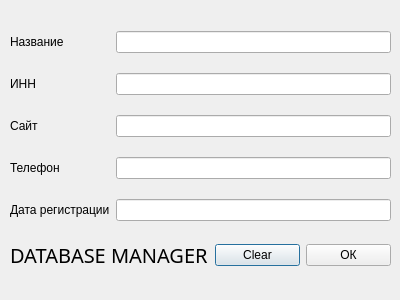
<?xml version="1.0" encoding="UTF-8"?>
<ui version="4.0">
 <class>Dialog</class>
 <widget class="QDialog" name="Dialog">
  <property name="geometry">
   <rect>
    <x>0</x>
    <y>0</y>
    <width>400</width>
    <height>300</height>
   </rect>
  </property>
  <property name="windowTitle">
   <string>Dialog</string>
  </property>
  <widget class="QWidget" name="layoutWidget">
   <property name="geometry">
    <rect>
     <x>10</x>
     <y>17</y>
     <width>381</width>
     <height>271</height>
    </rect>
   </property>
   <layout class="QGridLayout" name="gridLayout">
    <item row="5" column="2">
     <widget class="QPushButton" name="dClearButton">
      <property name="text">
       <string>Clear</string>
      </property>
     </widget>
    </item>
    <item row="4" column="0">
     <widget class="QLabel" name="label_6">
      <property name="text">
       <string>Дата регистрации</string>
      </property>
     </widget>
    </item>
    <item row="5" column="0" colspan="2">
     <widget class="QLabel" name="label">
      <property name="font">
       <font>
        <family>Lao MN</family>
        <pointsize>15</pointsize>
       </font>
      </property>
      <property name="text">
       <string>DATABASE MANAGER</string>
      </property>
     </widget>
    </item>
    <item row="3" column="1" colspan="3">
     <widget class="QLineEdit" name="TelLine"/>
    </item>
    <item row="1" column="0">
     <widget class="QLabel" name="label_3">
      <property name="text">
       <string>ИНН</string>
      </property>
     </widget>
    </item>
    <item row="3" column="0">
     <widget class="QLabel" name="label_5">
      <property name="text">
       <string>Телефон</string>
      </property>
     </widget>
    </item>
    <item row="4" column="1" colspan="3">
     <widget class="QLineEdit" name="FLine"/>
    </item>
    <item row="1" column="1" colspan="3">
     <widget class="QLineEdit" name="INNLine"/>
    </item>
    <item row="2" column="1" colspan="3">
     <widget class="QLineEdit" name="SiteLine"/>
    </item>
    <item row="2" column="0">
     <widget class="QLabel" name="label_4">
      <property name="text">
       <string>Сайт</string>
      </property>
     </widget>
    </item>
    <item row="5" column="3">
     <widget class="QPushButton" name="dOKButton">
      <property name="text">
       <string>ОК</string>
      </property>
     </widget>
    </item>
    <item row="0" column="1" colspan="3">
     <widget class="QLineEdit" name="NLine"/>
    </item>
    <item row="0" column="0">
     <widget class="QLabel" name="label_2">
      <property name="text">
       <string>Название</string>
      </property>
     </widget>
    </item>
   </layout>
  </widget>
 </widget>
 <resources/>
 <connections/>
</ui>
